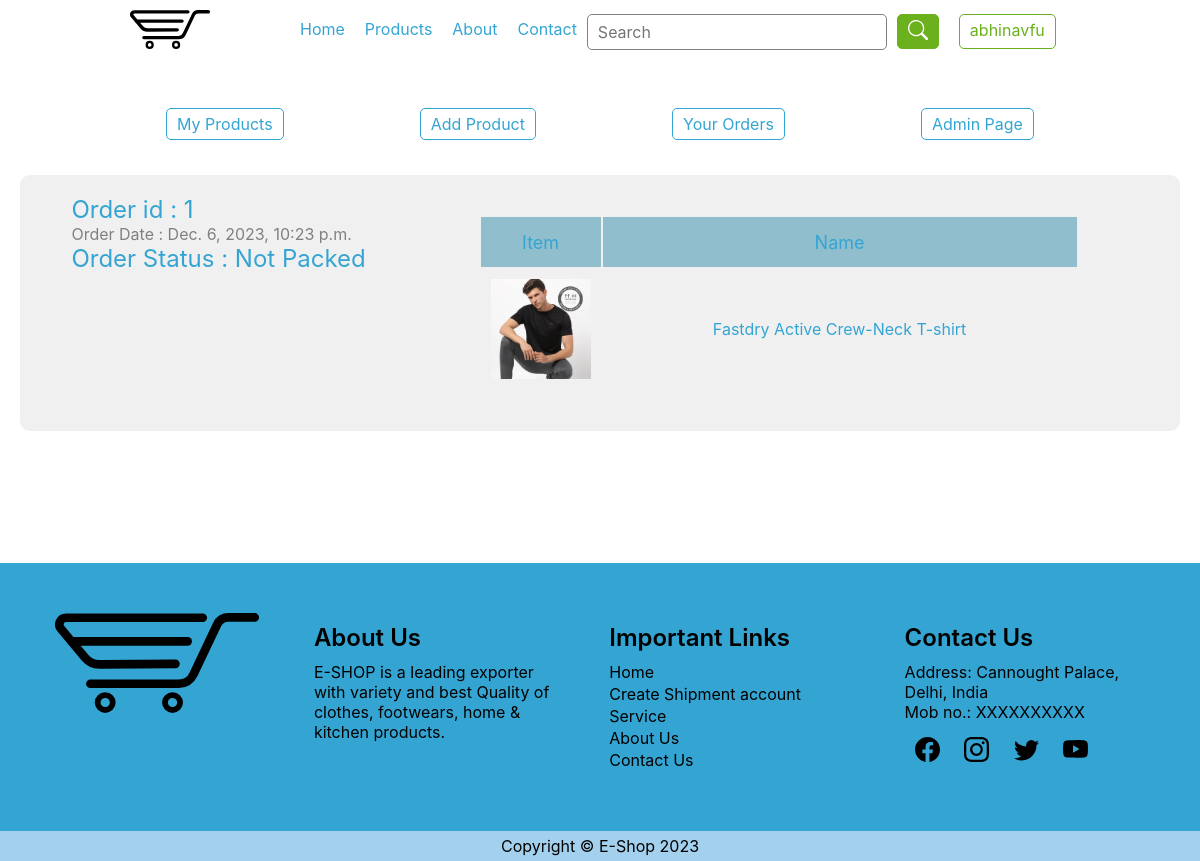
/ecom/orders/ (signed in), run on an earlier commit of the app's database.
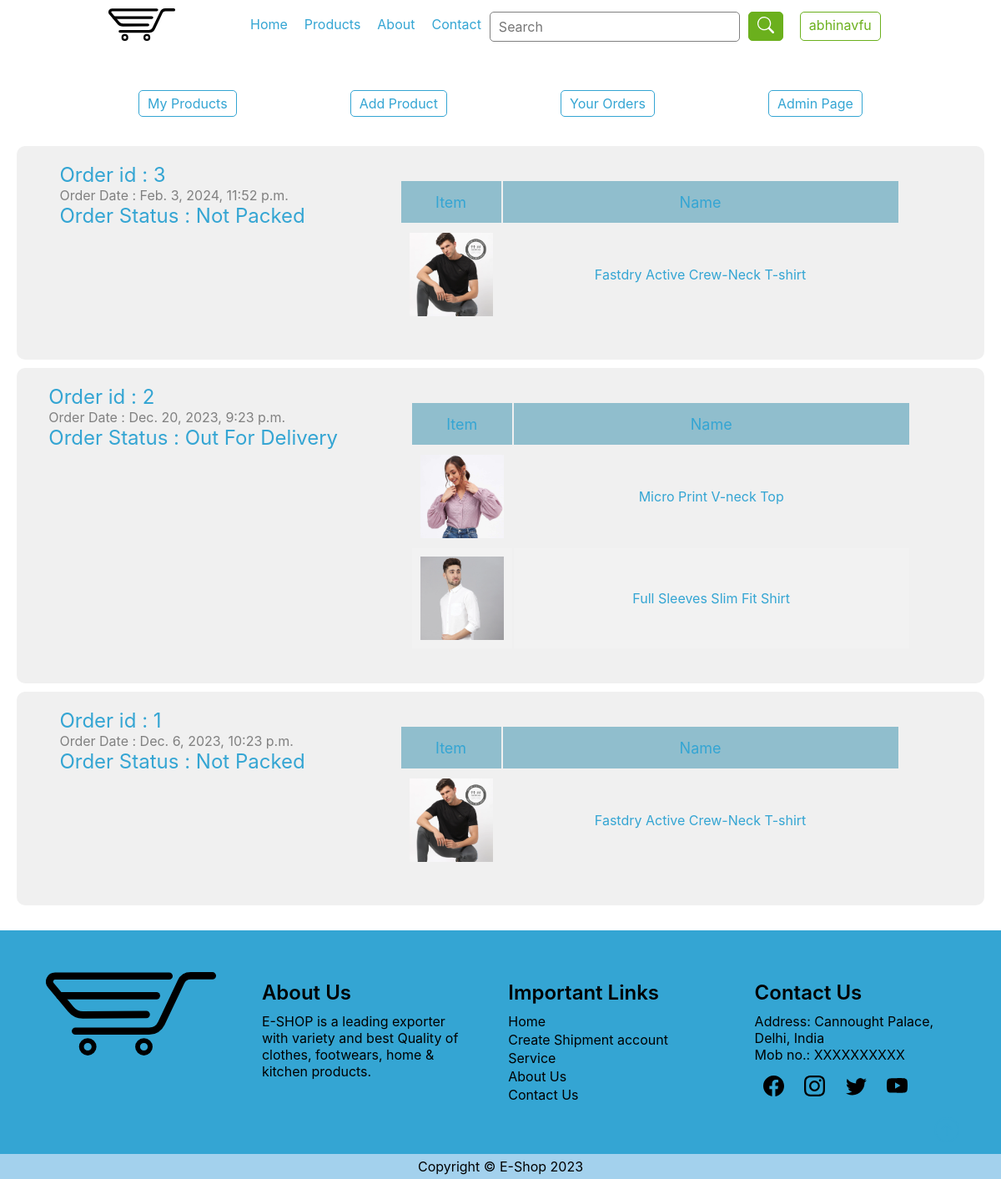
And on a later commit of the database.
### ecom/models.py (models this page shows, shortened)
class Payment(models.Model):
    buyer = models.ForeignKey(Buyer, on_delete=models.CASCADE)
    seller = models.CharField(default="E-Shop", max_length=20)
    address = models.CharField(default="", max_length=500)
    subtotal = models.IntegerField(default=0, null=True, blank=True)
    shipping = models.IntegerField(default=0, null=True, blank=True)
    ordertotal = models.IntegerField(default=0, null=True, blank=True)
    paymentmethod = models.CharField(
        max_length=30, default="COD", null=True, blank=True)
    paymentstatus = models.CharField(
        max_length=20, default="Pending", null=True, blank=True)
    orderstatus = models.CharField(
        max_length=20, default="Not Packed", null=True, blank=True)
    updated_at = models.DateTimeField(auto_now=True)
    created_at = models.DateTimeField(blank=True, null=True)
    rzppid = models.CharField(
        max_length=100, default="", null=True, blank=True)
    rzpoid = models.CharField(
        max_length=100, default="", null=True, blank=True)
    rzpsid = models.CharField(
        max_length=100, default="", null=True, blank=True)

class Order(models.Model):
    product = models.ForeignKey(Product, on_delete=models.CASCADE)
    q = models.IntegerField(default=1)
    total = models.IntegerField(default=0)
    payment = models.ForeignKey(Payment, on_delete=models.CASCADE)

class Product(models.Model):
    mainCategory = models.ForeignKey(MainCategory, on_delete=models.CASCADE)
    subCategory = models.ForeignKey(SubCategory, on_delete=models.CASCADE)
    brand = models.ForeignKey(Brand, on_delete=models.CASCADE)
    seller = models.CharField(default="E-Shop", max_length=100)
    name = models.CharField(default="", max_length=200)
    price = models.IntegerField(default=0)
    discount = models.IntegerField(default=0)
    promotion_price = models.IntegerField(default=0)
    tags = models.CharField(default="", max_length=200)
    size = models.CharField(default="", max_length=50)
    colour = models.CharField(default="", max_length=50)
    popularity = models.IntegerField(default=0)
    stock = models.CharField(default="", max_length=20)
    description = models.TextField(default="")
    sale = models.BooleanField(default=False, null=False)
    pic1 = models.ImageField(upload_to="shopimages/",
                             default=None, blank=True, null=True)
    pic2 = models.ImageField(upload_to="shopimages/",
                             default=None, blank=True, null=True)
    pic3 = models.ImageField(upload_to="shopimages/",
                             default=None, blank=True, null=True)
    pic4 = models.ImageField(upload_to="shopimages/",
                             default=None, blank=True, null=True)
    updated_at = models.DateTimeField(auto_now=True)
    created_at = models.DateTimeField(blank=True, null=True)
    def __str__(self):
        return self.name
    objects = ProductManager()

### ecom/views.py (the view)
# urls.py: path('orders/', orders, name='orders'),
@login_required(login_url=loginUrl)
def orders(request):
    checkU = checkUser(request)
    try:
        buyer = Buyer.objects.get(username=auth.get_user(request))
        orders = Payment.objects.filter(
            buyer=buyer).order_by('-created_at')
        c= Cart.objects.filter(buyer=buyer)
    except:
        pass
    try:
        if checkU == 'admin':
            orders = Payment.objects.filter(seller=SELLER).order_by('-created_at')
            c = None
    except:
        pass
    return render(request, 'orders.html', {'orders': orders, 'cart':c, 'checkU': checkU})

### ecom/templatetags/cart.py (called while the page is built)
@register.filter(name="checkoutProducts")
def checkoutProducts(request, num):
    products = Order.objects.filter(payment=Payment.objects.get(id=num))
    return products

### ecom/views.py (called while the page is built, shortened)
def checkUser(request):
    try:
        try:
            if User.objects.get(username=auth.get_user(request)).is_superuser:
                return 'admin'
        except:
            pass
    except:
        return 'user'

### ecom/templates/orders.html (shortened to what this page needs)
{% extends 'base.html' %} {% load cart %} {% block page %}
<div class="orders" class="min-height" style="min-height: 500px">
  {% if checkU == 'admin' %}
  <div class="d-flex" style="padding: 20px">
    <a class="btn btn-blue" href="{% url 'userprofile' %}">My Products</a>
    <a class="btn btn-blue" href="{% url 'addProduct' %}">Add Product</a>
    <a class="btn btn-blue" href="{% url 'orders' %}">Your Orders</a>
    <a class="btn btn-blue" href="/admin/">Admin Page</a>
  </div>
  {%endif%}
  {% if orders|length > 0 %} {% for i in orders %}
  <div class="orderitem">
    <div>
        <a href="{% url 'orderDetails' i.id %}">
          <h2>Order id : {{i.id}}</h2>
          <span style="color: gray">Order Date : {{i.created_at}}</span>
          <h2>Order Status : {{i.orderstatus}}</h2>
        </a>
      </div>
      {% if checkU == 'shipment' %}
      {%else%}
      <div>
        <a href="{% url 'orderDetails' i.id %}">
        <div class="cart-items">
          <table>
            <thead>
              <tr>
                <th style="width: 100px">Item</th>
                <th class="cart-name">Name</th>
              </tr>
            </thead>
            <tbody>
              {% for j in request|checkoutProducts:i.id %}
              <tr>
                <td>
                  <div class="cart-img">
                    {% if j.product.pic1 %}
                    <img src="{{j.product.pic1.url}}" alt="product item" />
                    {% else %}
                    <img src="/static/images/No_image.png" alt="" />
                    {% endif %}
                  </div>
                </td>
                <td>{{j.product}}</td>
              </tr>
              {% endfor %}
            </tbody>
          </table>
        </div></a>
      </div>
      {%endif%}
    </div>
  {%endfor%} {% endif %}
</div>
{%endblock%}

### ecom/templates/base.html (shortened to what this page needs)
{% load static %}
<!DOCTYPE html>
<html lang="en">
<head>
    <link rel="stylesheet" href="{% static 'ecom/style.css' %}" />
    <link rel="stylesheet" href="{% static 'ecom/styleMob.css' %}" />
</head>
<body>
    <div class="uniPad">{% include 'navbar.html' %}</div>
    <div id="pageup">
        <a href="#navbar">
        </a>
    </div>
    <div class="min-height">{% block page %} {% endblock %}</div>
    <div>{% include 'footer.html' %}</div>
</body>
</html>

### ecom/templates/navbar.html (shortened to what this page needs)
<nav id="navbar">
  <span class="logo"><a href="{% url 'home' %}"><img src="/static/images/logo.svg" alt="Logo"></a></span>
  <div class="d-none d-flex">
    <ul>
        <li><a href="{% url 'home' %}">Home</a></li>
        <li><a href="{% url 'shop' 'all' %}">Products</a></li>
        <li><a href="{% url 'about' %}">About</a></li>
        <li><a href="{% url 'contact' %}">Contact</a></li>
    </ul>
    <div class="d-flex">
      <form
        action="{% url 'shop' 'all' %}"
        method="GET"
        enctype="multipart/form-data"
      >
        <input
          id="search"
          name="search"
          class="form-control"
          type="search"
          placeholder="Search"
          list="suggest-list"
        />
        <button class="btn btn-green" type="submit">
          <svg
            width="16"
            height="16"
            fill="currentColor"
            class="bi bi-search"
            viewBox="0 0 16 16"
          >
            <path
              d="M11.742 10.344a6.5 6.5 0 1 0-1.397 1.398h-.001c.03.04.062.078.098.115l3.85 3.85a1 1 0 0 0 1.415-1.414l-3.85-3.85a1.007 1.007 0 0 0-.115-.1zM12 6.5a5.5 5.5 0 1 1-11 0 5.5 5.5 0 0 1 11 0z"
            />
          </svg>
        </button>
      </form>
        {% if request.user.is_authenticated %}
        <a class="btn btn-green dropdown-btn" onclick="toggle(1)"
          >{{ request.user }}</a
        >
        {%else%}
        <a class="btn btn-green" href="{% url 'signin' %}">SignIn</a>
        {%endif%}
    </div>
  </div>
</nav>

### ecom/templates/footer.html (shortened to what this page needs)
<div class="footer">
  <span class="logo"><img src="/static/images/logo.svg" alt="Logo"></span>
  <div class="div33">
    <h3>About Us</h3>
    <p>
      E-SHOP is a leading exporter with variety and best Quality of clothes, footwears, home & kitchen products.
    </p>
  </div>
  <div class="div33">
    <h3>Important Links</h3>
    <ul id="footermenu">
      <li><a href="{% url 'home' %}">Home</a></li>
      <li><a href="{% url 'signup' 'Shipment' %}">Create Shipment account</a></li>
      <li>Service</li>
      <li><a href="{% url 'about' %}">About Us</a></li>
      <li><a href="{% url 'contact' %}">Contact Us</a></li>
    </ul>
  </div>
  <div class="div33">
    <h3>Contact Us</h3>
    <p>
      Address: Cannought Palace, Delhi, India<br />
      Mob no.: XXXXXXXXXX
    </p>
    <div class="social">
    </div>
  </div>
</div>
<div id="copyright">Copyright &copy; E-Shop 2023</div>

### ecom/static/ecom/style.css (style rules this page uses)
* { margin: 0px; padding: 0px; scroll-behavior: smooth; box-sizing: border-box; flex-wrap: wrap; font-family: -apple-system, BlinkMacSystemFont, "Segoe UI", Roboto, "Helvetica Neue", Arial, "Noto Sans", sans-serif, "Apple Color Emoji", "Segoe UI Emoji", "Segoe UI Symbol", "Noto Color Emoji"; font-weight: 400; }
:root { --bg: white; --blue: #34a5d3; --green: #6bb01d; --orange: #f29229; --red: #f26229; --cream: rgba(245, 222, 179, 0.7); --organic: #8bb75b; --gray-text: gray; }
img { width: 100%; height: auto; object-fit: cover; }
button, a { border-radius: 5px; cursor: pointer; text-decoration: none; }
.btn { border-radius: 5px; padding: 10px 20px; }
a { color: var(--blue); }
nav svg { width: 20px; height: 20px; }
.min-height { min-height: 500px; }
.dropdown-btn { display: block; cursor: pointer; }
.uniPad { padding: 0px 10%; }
nav { display: flex; align-items: center; }
nav .logo { width: 100px; margin-right: 70px; padding: 10px; }
nav ul { list-style: none; display: flex; }
nav ul li { padding: 10px; }
#pageup { position: fixed; bottom: 40px; right: 50px; cursor: pointer; z-index: 5; animation: pageupHover 1s ease-out infinite; }
#pageup svg { width: 30px; height: 30px; }
.form-control { display: block; width: 300px; padding: 0.375rem 0.75rem; font-size: 1rem; font-weight: 400; line-height: 1.5; color: #212529; background-color: #ffffff; border: 1px solid #ced4da; }
:is(.btn-green, .btn-blue, .btn-red) { padding: 5px 10px; margin: 5px 10px; background-color: transparent; }
.btn-blue { color: var(--blue); border: 1px solid var(--blue); position: relative; }
.btn-green { color: var(--green); border: 1px solid var(--green); }
:is(form .btn-green, .btn-green:hover) { color: white; background-color: var(--green); }
#search { border: 1px solid gray; border-radius: 5px; padding: 5px 10px; background-color: rgba(255, 255, 255, 0.5); }
.d-flex { display: flex; align-items: column; flex-wrap: wrap; justify-content: space-evenly; }
.footer { background-color: var(--blue); display: flex; justify-content: space-evenly; padding: 50px 0px; }
.footer .logo { display: flex; justify-content: center; }
.footer .logo img { height: 100px; }
.footer a { color: black; }
.div33 { width: 20%; }
.footer h3 { font-size: 24px; font-weight: 600; margin: 10px 0px; }
#footermenu { list-style: none; padding: 0px; }
#footermenu li { text-decoration: none; color: black; }
#footermenu li::after { content: ""; width: 0%; height: 2px; background: rgb(190, 64, 64); display: block; margin: auto; transition: 0.5s; }
.social .bi { width: 25px; height: 25px; margin: 15px 10px; cursor: pointer; }
#copyright { background-color: rgb(125, 190, 230, 0.7); padding: 5px 0px; text-align: center; }
table tr :is(th, td) { padding: 10px; }
form { display: flex; align-items: center; justify-content: center; }
input, select { width: 100%; font-size: 16px; padding: 12px; }
.cart-items { width: 75%; text-align: center; overflow-x: auto; }
.cart-items > table { width: 100%; padding: 20px 50px; }
th { height: 50px; font-size: 18px; background-color: #2687a57a; }
tr:nth-child(even) { background-color: #f2f2f2; }
.cart-img { overflow: hidden; height: 100px; width: 100px; display: flex; align-items: center; background-color: white; }
.orders { padding: 20px; }
.orderitem { padding: 20px; display: flex; justify-content: space-around; background-color: #dedede70; border-radius: 10px; margin: 10px 0px; }
.orderitem .cart-items { width: 700px; }

What changed in the data, as far as the page shows it:
added Payment: id "3", created_at "Feb. 3, 2024, 11:52 p.m.", orderstatus "Not Packed"
added Order: product.pic1 (picture), product "Fastdry Active Crew-Neck T-shirt", shown under "3"
added Payment: id "2", created_at "Dec. 20, 2023, 9:23 p.m.", orderstatus "Out For Delivery"
added Order: product.pic1 (picture), product "Micro Print V-neck Top", shown under "2"
added Order: product.pic1 (picture), product "Full Sleeves Slim Fit Shirt", shown under "2"
